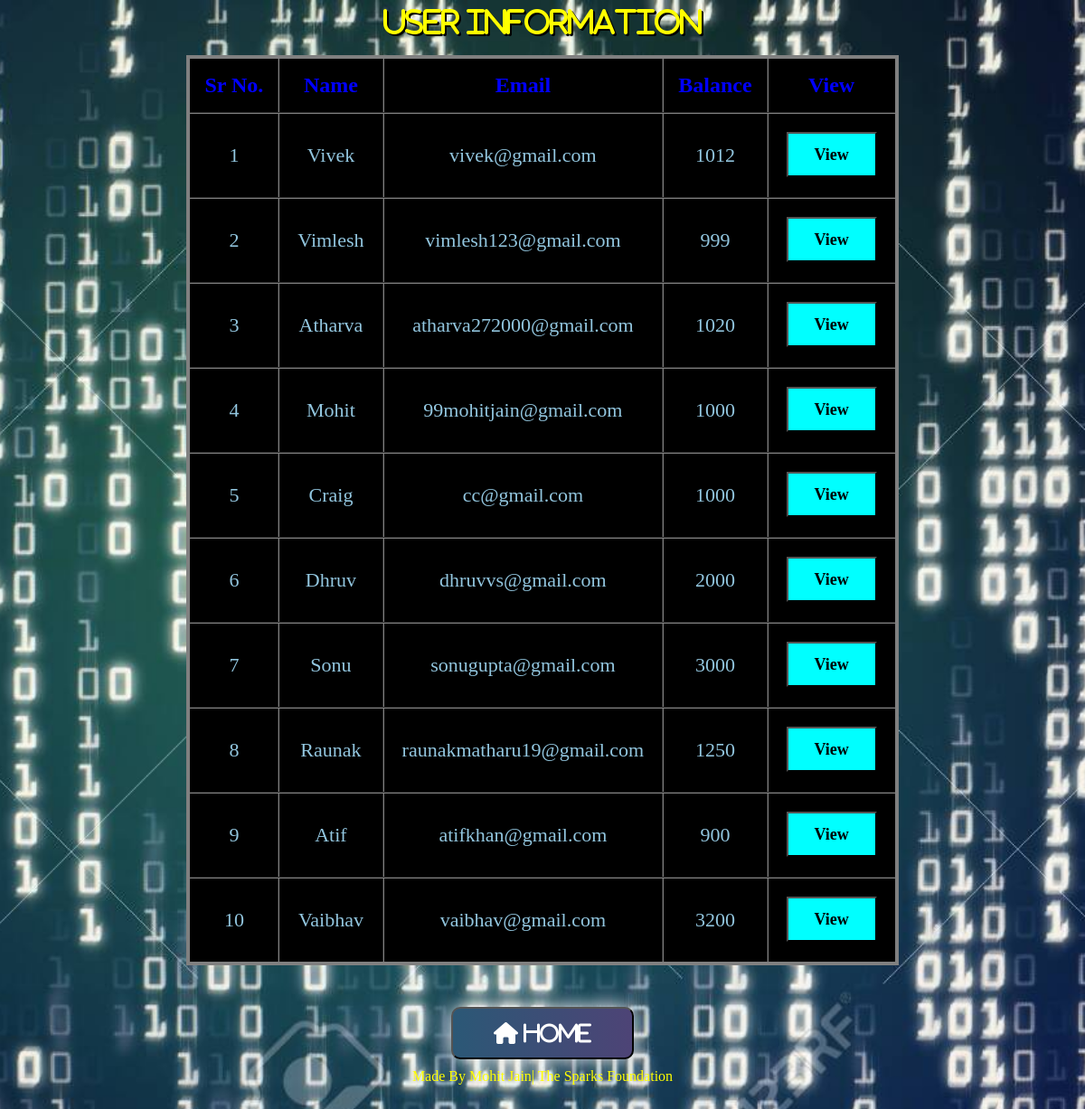
The app's page /getdetail.php with its own data.
### tables this page shows
CREATE TABLE `users` (
  `name` varchar(50) NOT NULL,
  `email` varchar(50) NOT NULL,
  `amount` double DEFAULT NULL
);

### getdetail.php (the view, shortened to what this page needs)
<?php
$con=mysqli_connect('localhost','root','','banking system');
$q="select * from users ";
$result=mysqli_query($con,$q);
?>
<html>
<head>
   <link rel="stylesheet" href="button.css">
   <link rel="stylesheet" href="https://cdnjs.cloudflare.com/ajax/libs/font-awesome/4.7.0/css/font-awesome.min.css">
   <link rel="stylesheet" href="https://cdnjs.cloudflare.com/ajax/libs/font-awesome/5.0.0/css/font-awesome.min.css">
</head>
<body>
	<center><h1 style="color:#ffff00;text-shadow: 2px 2px black;"><i class="fa fa-info-square"> User Information</i></h1></center>
    <center><table class="flat-table-1">
		<thead>
			<th>Sr No.</th>
			<th>Name</th>
			<th>Email</th>
			<th>Balance</th>
			<th>View</th>
		</thead>
		<tbody>
		<tr>
			<?php
				$row=mysqli_fetch_array($result);
			?>
			<td> 1</td>
			<td><?php echo  $row["name"]; ?></td>
			<td><?php echo  $row["email"]; ?></td>
			<td><?php echo  $row["amount"]; ?></td>
			<td>
				<form action="user.php" method="post"  class="view">
					<button class="button1" type="submit" name="name" value="Vivek">View</button>
				</form>
			</td>
		</tr>
		<tr>
			<?php
				$row=mysqli_fetch_array($result);
			?>
			<td> 2</td>
			<td><?php echo  $row["name"]; ?></td>
			<td><?php echo  $row["email"]; ?></td>
			<td><?php echo  $row["amount"]; ?></td>
			<td>
				<form action="user.php" method="post" class="view">
					<button class="button1" type="submit" name="name" value="Vimlesh">View</button>
				</form>
			</td>
		</tr>
        <tr>
			<?php
				$row=mysqli_fetch_array($result);
			?>
			<td> 3</td>
			<td><?php echo  $row["name"]; ?></td>
			<td><?php echo  $row["email"]; ?></td>
			<td><?php echo  $row["amount"]; ?></td>
			<td>
				<form action="user.php" method="post" class="view">
					<button class="button1" type="submit" name="name" value="Atharva">View</button>
				</form>
			</td>
		</tr>
        <tr>
			<?php
				$row=mysqli_fetch_array($result);
			?>
			<td> 4</td>
			<td><?php echo  $row["name"]; ?></td>
			<td><?php echo  $row["email"]; ?></td>
			<td><?php echo  $row["amount"]; ?></td>
			<td>
				<form action="user.php" method="post" class="view">
					<button class="button1" type="submit" name="name" value="Mohit">View</button>
				</form>
			</td>
        </tr>
        <tr>
			<?php
				$row=mysqli_fetch_array($result);
			?>
			<td> 5</td>
			<td><?php echo  $row["name"]; ?></td>
			<td><?php echo  $row["email"]; ?></td>
			<td><?php echo  $row["amount"]; ?></td>
			<td>
				<form action="user.php" method="post" class="view">
					<button class="button1" type="submit" name="name" value="Craig">View</button>
				</form>
			</td>
		</tr>
        <tr>
			<?php
				$row=mysqli_fetch_array($result);
			?>
			<td> 6</td>
			<td><?php echo  $row["name"]; ?></td>
			<td><?php echo  $row["email"]; ?></td>
			<td><?php echo  $row["amount"]; ?></td>
			<td>
				<form action="user.php" method="post" class="view">
					<button class="button1" type="submit" name="name" value="Dhruv">View</button>
				</form>
			</td>
        </tr>
        <tr>
			<?php
				$row=mysqli_fetch_array($result);
			?>
			<td> 7</td>
			<td><?php echo  $row["name"]; ?></td>
			<td><?php echo  $row["email"]; ?></td>
			<td><?php echo  $row["amount"]; ?></td>
			<td>
				<form action="user.php" method="post" class="view">
					<button class="button1"type="submit" name="name" value="Sonu">View</button>
				</form>
			</td>
		</tr>
        <tr>
			<?php
				$row=mysqli_fetch_array($result);
			?>
			<td> 8</td>
			<td><?php echo  $row["name"]; ?></td>
			<td><?php echo  $row["email"]; ?></td>
			<td><?php echo  $row["amount"]; ?></td>
			<td>
				<form action="user.php" method="post" class="view">
					<button class="button1"type="submit" name="name" value="Raunak">View</button>
				</form>
			</td>
		</tr>
        <tr>
			<?php
				$row=mysqli_fetch_array($result);
			?>
			<td> 9</td>
			<td><?php echo  $row["name"]; ?></td>
			<td><?php echo  $row["email"]; ?></td>
			<td><?php echo  $row["amount"]; ?></td>
			<td>
				<form action="user.php" method="post" class="view">
					<button class="button1"type="submit" name="name" value="Atif">View</button>
				</form>
			</td>
        </tr>
        <tr>
			<?php
				$row=mysqli_fetch_array($result);
			?>
			<td> 10</td>
			<td><?php echo  $row["name"]; ?></td>
			<td><?php echo  $row["email"]; ?></td>
			<td><?php echo  $row["amount"]; ?></td>
			<td>
				<form action="user.php" method="post" class="view">
					<button class="button1"type="submit" name="name" value="Vaibhav">View</button>
				</form>
			</td>
		</tr>
		</tbody>
	</table></center><br><br>
<center
<div class="buttons">
	<a href="index.php">
    <button class="btn-grad"><i class="fa fa-home" style="font-size:24px"> HOME</i></button>
	</a>
	<marquee width="60%" direction="left" height="100px" class="marquee">Made By Mohit Jain| The Sparks Foundation</marquee>
</body>
</html>

### button.css (style rules this page uses)
.btn-grad { background-image: linear-gradient(to right, #2b5876 0%, #4e4376 51%, #2b5876 100%) }
.btn-grad { margin: 10px; padding: 15px 45px; text-align: center; text-transform: uppercase; transition: 0.5s; background-size: 200% auto; color: white; box-shadow: 0 0 20px #eee; border-radius: 10px; display: block; }

### getdetail.php (style rules this page uses)
body { text-align:center; }
.flat-table-1 { background: #000000; }
h1 { font-family: Arial, Times, serif; }
table { text-align:center; margin-left: auto; margin-right: auto; border:4px solid gray; border-collapse:collapse; }
th { color:blue; font-size:24px; padding:16px; }
td { text-align:center; font-size:22px; color: #92c6df; padding: 0px 20px 0px 20px; }
tr { transition: background 0.3s, box-shadow 0.3s; }
th,td { border-collapse:collapse; border:2px groove gray; text-shadow: 1px 1px black; }
.button1 { background-color:cyan; text-align:center; padding-top:2px; width:100px; height:50px; font-size:large; font-family: Serif; font-weight:bold; }
.view { top:50%; padding-top:20px; text-align:center; }
body { background-image:url("images/bankdetails.jpg"); background-position: center; background-repeat: no-repeat; background-size: cover; }
.marquee { height: 50px; overflow: hidden; position: relative; color: Yellow; }

### records on screen
users: name "Vivek", email "vivek@gmail.com", amount "1012"
users: name "Vimlesh", email "vimlesh123@gmail.com", amount "999"
users: name "Atharva", email "atharva272000@gmail.com", amount "1020"
users: name "Mohit", email "99mohitjain@gmail.com", amount "1000"
users: name "Craig", email "cc@gmail.com", amount "1000"
users: name "Dhruv", email "dhruvvs@gmail.com", amount "2000"
users: name "Sonu", email "sonugupta@gmail.com", amount "3000"
users: name "Raunak", email "raunakmatharu19@gmail.com", amount "1250"
users: name "Atif", email "atifkhan@gmail.com", amount "900"
users: name "Vaibhav", email "vaibhav@gmail.com", amount "3200"
